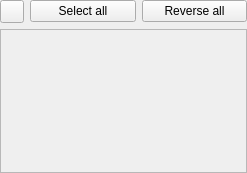
<?xml version="1.0" encoding="UTF-8"?>
<ui version="4.0">
 <class>DeviceList</class>
 <widget class="QWidget" name="DeviceList">
  <property name="geometry">
   <rect>
    <x>0</x>
    <y>0</y>
    <width>247</width>
    <height>173</height>
   </rect>
  </property>
  <property name="sizePolicy">
   <sizepolicy hsizetype="Preferred" vsizetype="Preferred">
    <horstretch>0</horstretch>
    <verstretch>0</verstretch>
   </sizepolicy>
  </property>
  <property name="minimumSize">
   <size>
    <width>0</width>
    <height>0</height>
   </size>
  </property>
  <property name="maximumSize">
   <size>
    <width>16777215</width>
    <height>16777215</height>
   </size>
  </property>
  <property name="windowTitle">
   <string>Form</string>
  </property>
  <layout class="QGridLayout" name="gridLayout" rowstretch="0,1">
   <property name="leftMargin">
    <number>0</number>
   </property>
   <property name="topMargin">
    <number>0</number>
   </property>
   <property name="rightMargin">
    <number>0</number>
   </property>
   <property name="bottomMargin">
    <number>0</number>
   </property>
   <item row="0" column="0">
    <widget class="QToolButton" name="toggle_brightness">
     <property name="toolTip">
      <string>Toggle brightness sliders</string>
     </property>
     <property name="text">
      <string/>
     </property>
     <property name="checkable">
      <bool>true</bool>
     </property>
    </widget>
   </item>
   <item row="0" column="1">
    <widget class="QPushButton" name="toggle_select_all">
     <property name="text">
      <string>Select all</string>
     </property>
     <property name="checkable">
      <bool>true</bool>
     </property>
    </widget>
   </item>
   <item row="0" column="2">
    <widget class="QPushButton" name="toggle_reverse">
     <property name="text">
      <string>Reverse all</string>
     </property>
     <property name="checkable">
      <bool>true</bool>
     </property>
    </widget>
   </item>
   <item row="1" column="0" colspan="3">
    <widget class="QScrollArea" name="scrollArea">
     <property name="sizePolicy">
      <sizepolicy hsizetype="Preferred" vsizetype="Preferred">
       <horstretch>0</horstretch>
       <verstretch>0</verstretch>
      </sizepolicy>
     </property>
     <property name="sizeAdjustPolicy">
      <enum>QAbstractScrollArea::AdjustToContents</enum>
     </property>
     <property name="widgetResizable">
      <bool>true</bool>
     </property>
     <widget class="QWidget" name="devices">
      <property name="geometry">
       <rect>
        <x>0</x>
        <y>0</y>
        <width>245</width>
        <height>142</height>
       </rect>
      </property>
      <property name="sizePolicy">
       <sizepolicy hsizetype="Preferred" vsizetype="Preferred">
        <horstretch>0</horstretch>
        <verstretch>0</verstretch>
       </sizepolicy>
      </property>
     </widget>
    </widget>
   </item>
  </layout>
 </widget>
 <resources/>
 <connections/>
</ui>
